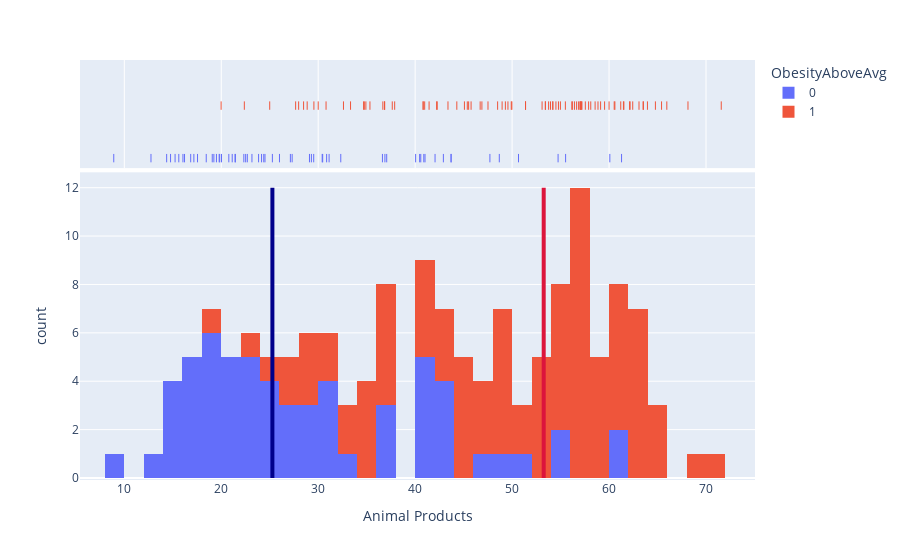

Notebook code for this chart:
### Markdown cell above
We have created a column `ObesityAboveAvg` that has value **1** if the country has obesity rate above the mean of all other countries, and **0** otherwise.

### Code cell
fig = px.histogram(kg_df, x = "Animal Products", nbins=50, color = "ObesityAboveAvg", marginal="rug")

fig.add_shape(
        # Mean value of Animal Products intake in low obesity countries
            type="line",
            x0=df_low_ob['Animal Products'].median(),
            y0=0,
            x1=df_low_ob['Animal Products'].median(),
            y1=12,
            line=dict(
                color="darkblue",
                width=4
            ),
    )

fig.add_shape(
        # Mean value of Animal Products intake in high obesity countries
            type="line",
            x0=df_high_ob['Animal Products'].median(),
            y0=0,
            x1=df_high_ob['Animal Products'].median(),
            y1=12,
            line=dict(
                color="crimson",
                width=4
            ),
    )



fig.show()

### Figure 1 — Plotly figure (JSON) as saved in the notebook; plotly's stock layout.template omitted (floating-point values rounded to 4 significant figures)
{"data": [{"alignmentgroup": "True", "bingroup": "x", "hovertemplate": "ObesityAboveAvg=0<br>Animal Products=%{x}<br>count=%{y}<extra></extra>", "legendgroup": "0", "marker": {"color": "#636efa"}, "name": "0", "nbinsx": 50, "offsetgroup": "0", "orientation": "v", "showlegend": true, "type": "histogram", "x": [19.5, 30.46, 19.84, 22.33, 40.58, 14.37, 37.07, 29.3, 16.21, 43.71, 30.87, 61.29, 47.71, 23.17, 19.24, 29.54, 8.912, 48.68, 26.01, 24.38, 18.45, 21.13, 22.52, 32.33, 55.52, 25.27, 50.66, 40.46, 24.16, 19.07, 24.51, 21.42, 16.85, 54.74, 60.08, 27.31, 36.88, 43.7, 17.55, 36.63, 17.18, 15.24, 12.75, 42.05, 41.02, 14.77, 30.41, 21.46, 23.85, 29.1, 31.12, 42.91, 27.13, 16.05, 20.78, 15.62, 40.05, 40.89, 20.02, 19.79, 22.69], "xaxis": "x", "yaxis": "y"}, {"alignmentgroup": "True", "boxpoints": "all", "fillcolor": "rgba(255,255,255,0)", "hoveron": "points", "hovertemplate": "ObesityAboveAvg=0<br>Animal Products=%{x}<extra></extra>", "jitter": 0, "legendgroup": "0", "line": {"color": "rgba(255,255,255,0)"}, "marker": {"color": "#636efa", "symbol": "line-ns-open"}, "name": "0", "offsetgroup": "0", "showlegend": false, "type": "box", "x": [19.5, 30.46, 19.84, 22.33, 40.58, 14.37, 37.07, 29.3, 16.21, 43.71, 30.87, 61.29, 47.71, 23.17, 19.24, 29.54, 8.912, 48.68, 26.01, 24.38, 18.45, 21.13, 22.52, 32.33, 55.52, 25.27, 50.66, 40.46, 24.16, 19.07, 24.51, 21.42, 16.85, 54.74, 60.08, 27.31, 36.88, 43.7, 17.55, 36.63, 17.18, 15.24, 12.75, 42.05, 41.02, 14.77, 30.41, 21.46, 23.85, 29.1, 31.12, 42.91, 27.13, 16.05, 20.78, 15.62, 40.05, 40.89, 20.02, 19.79, 22.69], "xaxis": "x2", "yaxis": "y2"}, {"alignmentgroup": "True", "bingroup": "x", "hovertemplate": "ObesityAboveAvg=1<br>Animal Products=%{x}<br>count=%{y}<extra></extra>", "legendgroup": "1", "marker": {"color": "#EF553B"}, "name": "1", "nbinsx": 50, "offsetgroup": "1", "orientation": "v", "showlegend": true, "type": "histogram", "x": [55.49, 27.67, 63.96, 45.77, 65.96, 60.0, 32.61, 56.43, 54.19, 57.0, 37.89, 45.38, 36.67, 58.11, 49.98, 51.39, 56.16, 59.54, 36.84, 56.86, 61.48, 64.78, 54.52, 51.38, 45.52, 25.0, 34.68, 57.2, 42.22, 62.44, 62.17, 36.86, 60.53, 53.96, 30.81, 44.3, 19.99, 34.76, 56.65, 71.57, 28.86, 22.38, 57.05, 59.13, 53.44, 49.31, 34.92, 57.89, 47.51, 57.16, 30.0, 61.53, 63.54, 57.55, 46.88, 68.14, 60.6, 27.98, 65.41, 57.08, 33.34, 40.82, 58.56, 49.57, 53.09, 46.71, 37.64, 53.77, 63.51, 48.97, 54.78, 54.21, 42.28, 48.51, 58.86, 54.98, 29.56, 41.44, 62.12, 40.98, 63.09, 61.21, 49.91, 28.49, 35.34, 43.39, 40.83, 56.22, 53.43, 45.08], "xaxis": "x", "yaxis": "y"}, {"alignmentgroup": "True", "boxpoints": "all", "fillcolor": "rgba(255,255,255,0)", "hoveron": "points", "hovertemplate": "ObesityAboveAvg=1<br>Animal Products=%{x}<extra></extra>", "jitter": 0, "legendgroup": "1", "line": {"color": "rgba(255,255,255,0)"}, "marker": {"color": "#EF553B", "symbol": "line-ns-open"}, "name": "1", "offsetgroup": "1", "showlegend": false, "type": "box", "x": [55.49, 27.67, 63.96, 45.77, 65.96, 60.0, 32.61, 56.43, 54.19, 57.0, 37.89, 45.38, 36.67, 58.11, 49.98, 51.39, 56.16, 59.54, 36.84, 56.86, 61.48, 64.78, 54.52, 51.38, 45.52, 25.0, 34.68, 57.2, 42.22, 62.44, 62.17, 36.86, 60.53, 53.96, 30.81, 44.3, 19.99, 34.76, 56.65, 71.57, 28.86, 22.38, 57.05, 59.13, 53.44, 49.31, 34.92, 57.89, 47.51, 57.16, 30.0, 61.53, 63.54, 57.55, 46.88, 68.14, 60.6, 27.98, 65.41, 57.08, 33.34, 40.82, 58.56, 49.57, 53.09, 46.71, 37.64, 53.77, 63.51, 48.97, 54.78, 54.21, 42.28, 48.51, 58.86, 54.98, 29.56, 41.44, 62.12, 40.98, 63.09, 61.21, 49.91, 28.49, 35.34, 43.39, 40.83, 56.22, 53.43, 45.08], "xaxis": "x2", "yaxis": "y2"}], "layout": {"barmode": "relative", "legend": {"title": {"text": "ObesityAboveAvg"}, "tracegroupgap": 0}, "margin": {"t": 60}, "shapes": [{"line": {"color": "darkblue", "width": 4}, "type": "line", "x0": 25.27, "x1": 25.27, "y0": 0, "y1": 12}, {"line": {"color": "crimson", "width": 4}, "type": "line", "x0": 53.26, "x1": 53.26, "y0": 0, "y1": 12}], "xaxis": {"anchor": "y", "domain": [0, 1], "title": {"text": "Animal Products"}}, "xaxis2": {"anchor": "y2", "domain": [0, 1], "matches": "x", "showgrid": true, "showticklabels": false}, "yaxis": {"anchor": "x", "domain": [0, 0.7326], "title": {"text": "count"}}, "yaxis2": {"anchor": "x2", "domain": [0.7426, 1], "matches": "y2", "showgrid": false, "showline": false, "showticklabels": false, "ticks": ""}}}
